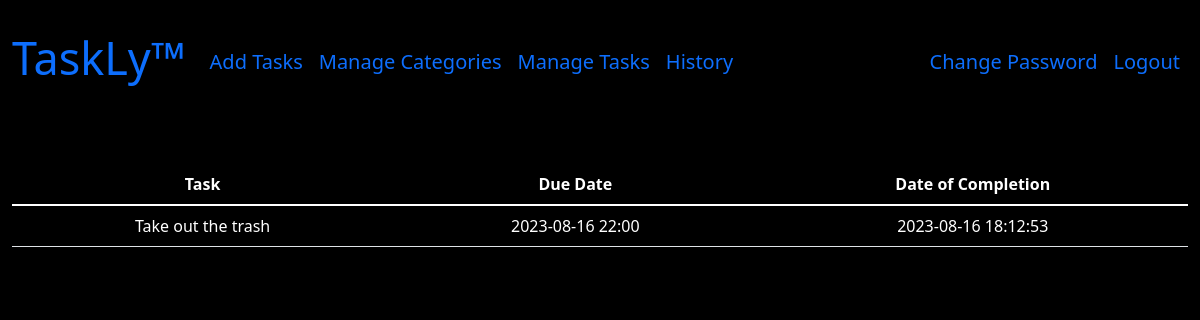
Screenshot of /history (signed in) with the database file from the repository.
### tables this page shows
CREATE TABLE 'completed_tasks' ('id' INTEGER PRIMARY KEY AUTOINCREMENT NOT NULL DEFAULT 1 , 'username' TEXT NOT NULL, 'task' TEXT NOT NULL,'completed_day' TEXT NOT NULL DEFAULT CURRENT_DATE,'completed_time' TEXT NOT NULL DEFAULT CURRENT_TIME, 'due_day'  TEXT NOT NULL  , 'due_time'  TEXT NOT NULL  );

### app.py (the view)
@app.route("/history")
@login_required
def history():
    if request.method == "GET":
        id = session["user_id"]
        username = (alphabetize(str(db.execute('SELECT username FROM users WHERE id = ?', id))).split("username")[1]).strip()
        try:
            rows = int(digitize(str(db.execute('SELECT MAX(id) FROM completed_tasks'))))
        except (ValueError):
            return render_template("history.html")
        tasks = []
        completed_days = []
        completed_times = []
        due_days = []
        due_times = []
        for i in range(rows):
            try:
                tasks.append(alphabetize(str(db.execute('SELECT task FROM completed_tasks WHERE id = ? AND username = ?', (i + 1), username))).split("task")[1])
                completed_days.append(convert_datetime(str(db.execute('SELECT completed_day FROM completed_tasks WHERE id = ? AND username = ?', (i + 1), username))))
                completed_times.append(convert_datetime(str(db.execute('SELECT completed_time FROM completed_tasks WHERE id = ? AND username = ?', (i + 1), username))))
                due_days.append(convert_datetime(str(db.execute('SELECT due_day FROM completed_tasks WHERE id = ? AND username = ?', (i + 1), username))))
                due_times.append(convert_datetime(str(db.execute('SELECT due_time FROM completed_tasks WHERE id = ? AND username = ?', (i + 1), username))))
            except (IndexError):
                print("")
        for i in range(len(tasks)):
            completed_days[i] = str(completed_days[i])
            completed_days[i] += " "
            completed_days[i] += completed_times[i]
        for i in range(len(tasks)):
            due_days[i] = str(due_days[i])
            due_days[i] += " "
            due_days[i] += due_times[i]
        return render_template("history.html", total=range(len(tasks)), tasks=tasks, completed_dates=completed_days, due_dates=due_days)

### app.py (called while the page is built)
def login_required(f):
    @wraps(f)
    def decorated_function(*args, **kwargs):
        if session.get("user_id") is None:
            return redirect("/login")
        return f(*args, **kwargs)
    return decorated_function

@app.after_request
def after_request(response):
    response.headers["Cache-Control"] = "no-cache, no-store, must-revalidate"
    response.headers["Expires"] = 0
    response.headers["Pragma"] = "no-cache"
    return response

def digitize(str):
    newstr = ""
    for i in range(len(str)):
        if str[i].isnumeric():
            newstr += str[i]
    return newstr

def alphabetize(str):
    newstr = ""
    for i in range(len(str)):
        if str[i] != "]" and str[i] != "[" and str[i] != "{" and str[i] != "}" and str[i] != ":" and str[i] != "'":
            newstr += str[i]
    return newstr.strip()

def convert_datetime(str):
    newstr = ""
    for i in range(len(str)):
        if str[i].isnumeric() or str[i] == "-":
            newstr += str[i]
        elif str[i] == ":" and str[i + 1].isnumeric():
            newstr += str[i]
    return newstr

### templates/history.html (shortened to what this page needs)
{% extends "outline.html" %}
{% block main %}
<table class="table">
    <thead>
      <tr>
        <th scope="col">Task</th>
        <th scope="col">Due Date</th>
        <th scope="col">Date of Completion</th>
      </tr>
    </thead>
    <tbody>
      {% for i in total %}
      <tr>
        <td>{{ tasks[i] }}</td>
        <td>{{ due_dates[i] }}</td>
        <td>{{ completed_dates[i] }}</td>
      </tr>
      {% endfor %}
    </tbody>
</table>
{% endblock %}

### static/styles.css (style rules this page uses)
.body { background-color: black; }
.table { color: white; }

### rows the page displays
completed_tasks: task "Take out the trash", due_dates "2023-08-16 22:00", completed_dates "2023-08-16 18:12:53"
